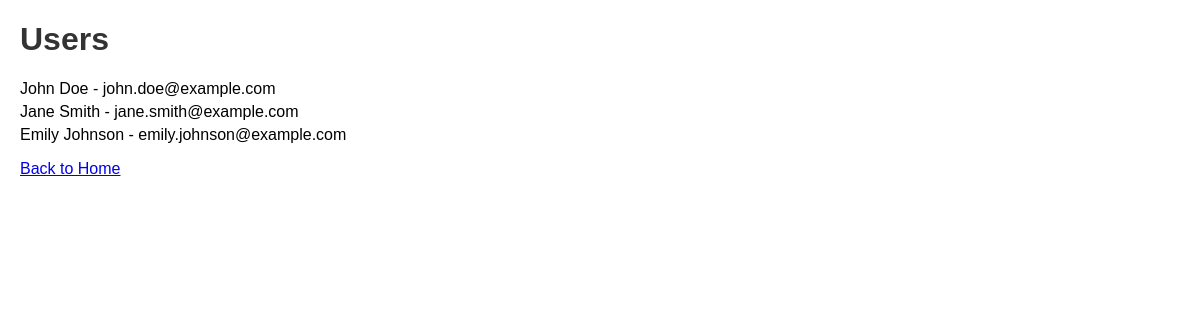
/users, run on an earlier commit of the app's database.
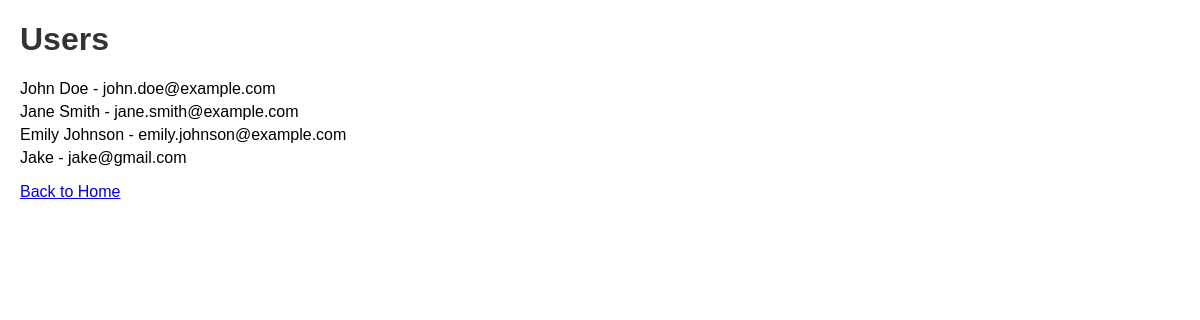
And on a later commit of the database.
### tables this page shows
CREATE TABLE users (
    user_id INTEGER PRIMARY KEY AUTOINCREMENT,
    name TEXT NOT NULL,
    email TEXT UNIQUE NOT NULL,
    phone TEXT NOT NULL
);

### app.py (the view)
@app.route('/users')
def show_users():
    conn = get_db_connection()
    users = conn.execute('SELECT * FROM users').fetchall()
    conn.close()
    return render_template('users.html', users=users)

### app.py (called while the page is built)
def get_db_connection():
    conn = sqlite3.connect('library.db')
    conn.row_factory = sqlite3.Row
    return conn

### templates/users.html (shortened to what this page needs)
<!DOCTYPE html>
<html lang="en">
<head>
    <link rel="stylesheet" href="{{ url_for('static', filename='styles.css') }}">
</head>
<body>
    <h1>Users</h1>
    <ul>
        {% for user in users %}
            <li>{{ user.name }} - {{ user.email }}</li>
        {% endfor %}
    </ul>
    <a href="{{ url_for('index') }}">Back to Home</a>
</body>
</html>

### static/styles.css (style rules this page uses)
body { font-family: Arial, sans-serif; margin: 20px; }
h1 { color: #333; }
ul { list-style-type: none; padding: 0; }
li { margin: 5px 0; }

What changed in the data, as far as the page shows it:
added users: name "Jake", email "jake@gmail.com"
